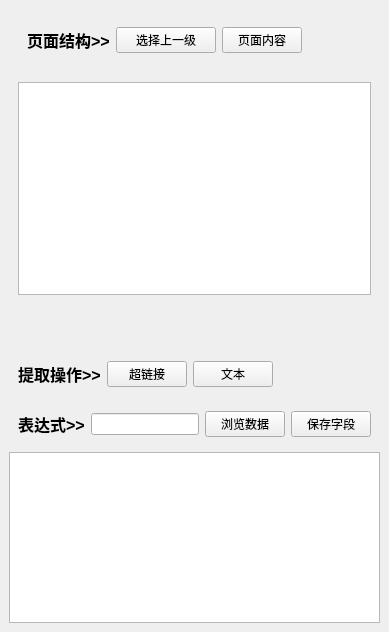
        <widget class="QWidget" name="widget_right" native="true">
         <layout class="QVBoxLayout" name="verticalLayout_8" stretch="5,5">
          <property name="leftMargin">
           <number>0</number>
          </property>
          <property name="topMargin">
           <number>0</number>
          </property>
          <property name="rightMargin">
           <number>0</number>
          </property>
          <property name="bottomMargin">
           <number>0</number>
          </property>
          <item>
           <widget class="QWidget" name="widget_16" native="true">
            <layout class="QHBoxLayout" name="horizontalLayout_2">
             <item>
              <widget class="QWidget" name="" native="true">
               <layout class="QVBoxLayout" name="verticalLayout_10">
                <property name="spacing">
                 <number>20</number>
                </property>
                <item>
                 <widget class="QWidget" name="widget_19" native="true">
                  <property name="styleSheet">
                   <string notr="true"/>
                  </property>
                  <layout class="QHBoxLayout" name="horizontalLayout_14">
                   <item>
                    <widget class="QLabel" name="label">
                     <property name="font">
                      <font>
                       <pointsize>12</pointsize>
                       <weight>75</weight>
                       <bold>true</bold>
                      </font>
                     </property>
                     <property name="text">
                      <string>页面结构&gt;&gt;</string>
                     </property>
                    </widget>
                   </item>
                   <item>
                    <widget class="QPushButton" name="pushButton_browserSelectParent">
                     <property name="minimumSize">
                      <size>
                       <width>100</width>
                       <height>0</height>
                      </size>
                     </property>
                     <property name="maximumSize">
                      <size>
                       <width>100</width>
                       <height>16777215</height>
                      </size>
                     </property>
                     <property name="text">
                      <string>选择上一级</string>
                     </property>
                    </widget>
                   </item>
                   <item>
                    <widget class="QPushButton" name="pushButton_browserContent">
                     <property name="maximumSize">
                      <size>
                       <width>100</width>
                       <height>16777215</height>
                      </size>
                     </property>
                     <property name="text">
                      <string>页面内容</string>
                     </property>
                    </widget>
                   </item>
                   <item>
                    <spacer name="horizontalSpacer_3">
                     <property name="orientation">
                      <enum>Qt::Horizontal</enum>
                     </property>
                     <property name="sizeHint" stdset="0">
                      <size>
                       <width>40</width>
                       <height>20</height>
                      </size>
                     </property>
                    </spacer>
                   </item>
                  </layout>
                 </widget>
                </item>
                <item>
                 <widget class="QPlainTextEdit" name="plainTextEdit_html"/>
                </item>
               </layout>
              </widget>
             </item>
            </layout>
           </widget>
          </item>
          <item>
           <widget class="QWidget" name="widget_17" native="true">
            <layout class="QVBoxLayout" name="verticalLayout_13">
             <item>
              <widget class="QWidget" name="widget_18" native="true">
               <layout class="QHBoxLayout" name="horizontalLayout_11"/>
              </widget>
             </item>
             <item>
              <widget class="QWidget" name="widget_7" native="true">
               <property name="styleSheet">
                <string notr="true"/>
               </property>
               <layout class="QHBoxLayout" name="horizontalLayout_17">
                <item>
                 <widget class="QLabel" name="label_5">
                  <property name="font">
                   <font>
                    <pointsize>12</pointsize>
                    <weight>75</weight>
                    <bold>true</bold>
                   </font>
                  </property>
                  <property name="text">
                   <string>提取操作&gt;&gt;</string>
                  </property>
                 </widget>
                </item>
                <item>
                 <widget class="QPushButton" name="pushButton_extract_link">
                  <property name="text">
                   <string>超链接</string>
                  </property>
                 </widget>
                </item>
                <item>
                 <widget class="QPushButton" name="pushButton_extract_text">
                  <property name="text">
                   <string>文本</string>
                  </property>
                 </widget>
                </item>
                <item>
                 <spacer name="horizontalSpacer_4">
                  <property name="orientation">
                   <enum>Qt::Horizontal</enum>
                  </property>
                  <property name="sizeHint" stdset="0">
                   <size>
                    <width>40</width>
                    <height>20</height>
                   </size>
                  </property>
                 </spacer>
                </item>
               </layout>
              </widget>
             </item>
             <item>
              <widget class="QWidget" name="widget_20" native="true">
               <property name="styleSheet">
                <string notr="true"/>
               </property>
               <layout class="QHBoxLayout" name="horizontalLayout_18">
                <item>
                 <widget class="QLabel" name="label_12">
                  <property name="font">
                   <font>
                    <pointsize>12</pointsize>
                    <weight>75</weight>
                    <bold>true</bold>
                   </font>
                  </property>
                  <property name="text">
                   <string>表达式&gt;&gt;</string>
                  </property>
                 </widget>
                </item>
                <item>
                 <widget class="QLineEdit" name="lineEdit_express"/>
                </item>
                <item>
                 <widget class="QPushButton" name="pushButton_extract_preview">
                  <property name="text">
                   <string>浏览数据</string>
                  </property>
                 </widget>
                </item>
                <item>
                 <widget class="QPushButton" name="pushButton_express_save_field">
                  <property name="text">
                   <string>保存字段</string>
                  </property>
                 </widget>
                </item>
               </layout>
              </widget>
             </item>
             <item>
              <widget class="QPlainTextEdit" name="plainTextEdit_field_value"/>
             </item>
            </layout>
           </widget>
          </item>
         </layout>
        </widget>
